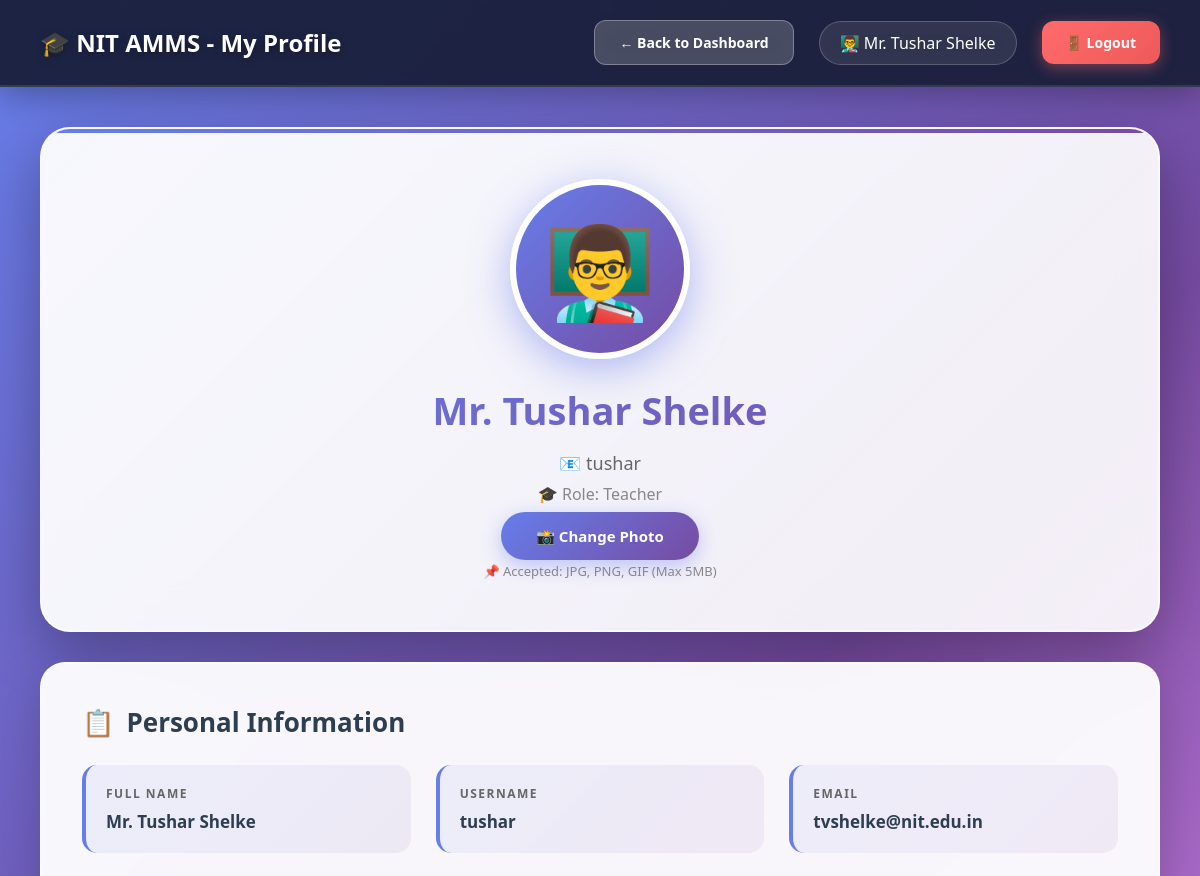
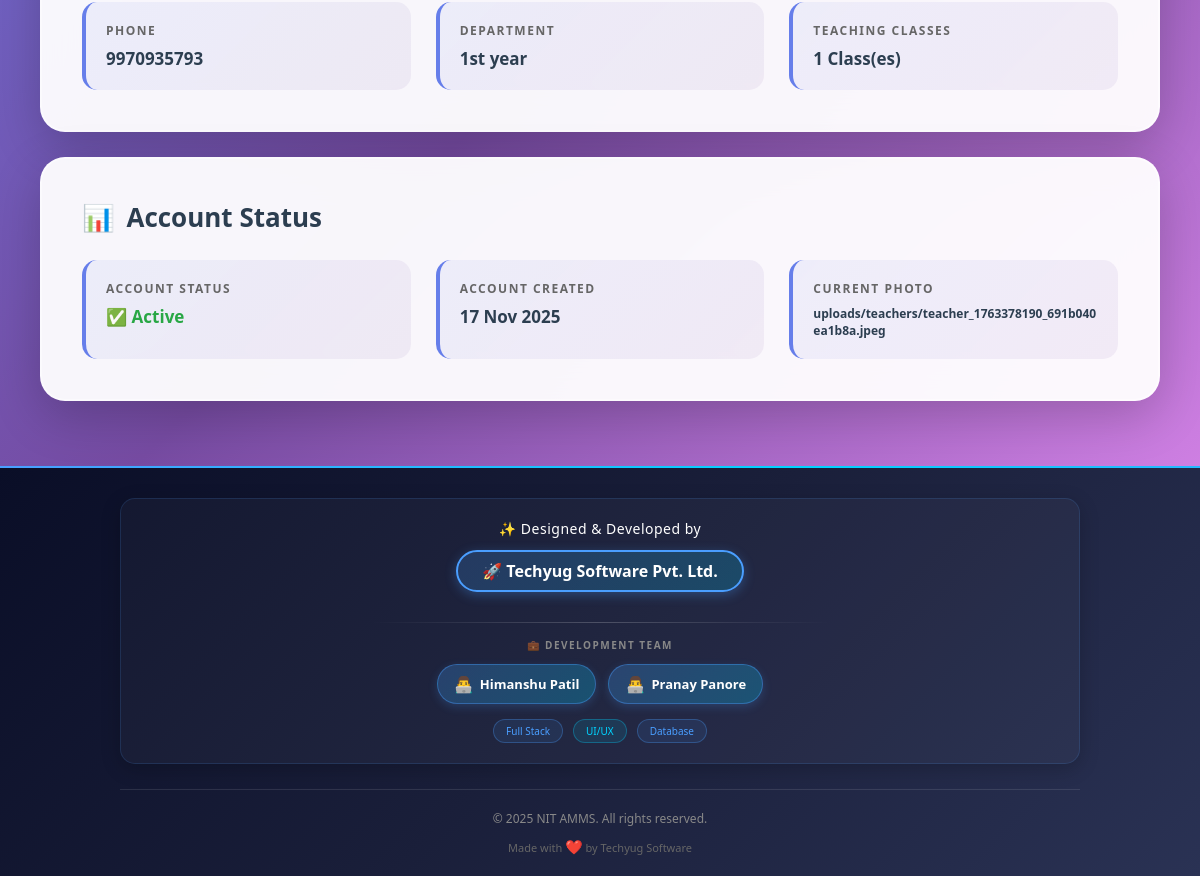
The page /teacher/profile.php (signed in) on the database its author committed (2 pictures, top to bottom).
### tables this page shows
CREATE TABLE `users` (
  `id` int(11) NOT NULL,
  `username` varchar(50) NOT NULL,
  `password` varchar(255) NOT NULL,
  `full_name` varchar(100) NOT NULL,
  `email` varchar(100) NOT NULL,
  `phone` varchar(15) DEFAULT NULL,
  `photo` varchar(255) DEFAULT NULL,
  `role` enum('admin','hod','teacher') NOT NULL,
  `department_id` int(11) DEFAULT NULL,
  `is_active` tinyint(1) DEFAULT 1,
  `created_at` timestamp NOT NULL DEFAULT current_timestamp()
);

CREATE TABLE `departments` (
  `id` int(11) NOT NULL,
  `dept_name` varchar(100) NOT NULL,
  `dept_code` varchar(20) NOT NULL,
  `hod_id` int(11) DEFAULT NULL,
  `created_at` timestamp NOT NULL DEFAULT current_timestamp()
);

### db.php (called while the page is built, shortened)
<?php
$conn = new mysqli(DB_HOST, DB_USER, DB_PASS, DB_NAME);
$conn->set_charset("utf8mb4");
$conn->query("SET time_zone = '+05:30'");
function isLoggedIn() {
    return isset($_SESSION['user_id']) && isset($_SESSION['role']);
}
function getCurrentUser() {
    global $conn;
    $user_id = $_SESSION['user_id'];
    $role = $_SESSION['role'];
    if ($role === 'student') {
        $query = "SELECT * FROM students WHERE id = ?";
    } elseif ($role === 'parent') {
        $query = "SELECT * FROM parents WHERE id = ?";
    } else {
        $query = "SELECT * FROM users WHERE id = ?";
    }
    $stmt = $conn->prepare($query);
    $stmt->bind_param("i", $user_id);
    $stmt->execute();
    $result = $stmt->get_result();
    return $result->fetch_assoc();
}
?>

### teacher/profile.php (the view, shortened to what this page needs)
<?php
require_once '../db.php';
$user = getCurrentUser();
$teacher_id = $user['id'];
$teacher_query = "SELECT u.*, d.dept_name,
                  (SELECT COUNT(*) FROM classes WHERE teacher_id = u.id) as class_count
                  FROM users u
                  LEFT JOIN departments d ON u.department_id = d.id
                  WHERE u.id = ?";
$stmt = $conn->prepare($teacher_query);
$stmt->bind_param("i", $teacher_id);
$stmt->execute();
$teacher = $stmt->get_result()->fetch_assoc();
?>
<!DOCTYPE html>
<html lang="en">
<head>
</head>
<body>
    <div class="particles">
    </div>
    <nav class="navbar">
        <div>
            <h1>🎓 NIT AMMS - My Profile</h1>
        </div>
        <div class="user-info">
            <a href="index.php" class="btn btn-secondary">← Back to Dashboard</a>
            <span>👨‍🏫 <?php echo htmlspecialchars($user['full_name']); ?></span>
            <a href="../logout.php" class="btn btn-danger">🚪 Logout</a>
        </div>
    </nav>
    <div class="main-content">
        <div class="profile-container">
            <div class="profile-header">
                <div class="profile-photo-container">
                    <?php if (!empty($teacher['photo']) && file_exists('../' . $teacher['photo'])): ?>
                        <img src="../<?php echo htmlspecialchars($teacher['photo']); ?>?v=<?php echo time(); ?>"
                             alt="Profile Photo"
                             class="profile-photo"
                             id="profilePhotoImg"
                             onerror="this.style.display='none'; document.getElementById('profilePhotoPlaceholder').style.display='flex';">
                    <?php else: ?>
                        <div class="profile-photo-placeholder" id="profilePhotoPlaceholder">
                            👨‍🏫
                        </div>
                    <?php endif; ?>
                </div>
                <h2 style="margin: 0 0 15px 0; font-size: 38px; font-weight: 800; background: linear-gradient(135deg, #667eea, #764ba2); -webkit-background-clip: text; -webkit-text-fill-color: transparent;">
                    <?php echo htmlspecialchars($teacher['full_name']); ?>
                </h2>
                <p style="font-size: 18px; color: #666; margin-bottom: 8px;">
                    📧 <?php echo htmlspecialchars($teacher['username']); ?>
                </p>
                <p style="font-size: 16px; color: #888;">
                    🎓 Role: Teacher
                </p>
                <form action="../upload_phototeacher.php"
                      method="POST"
                      enctype="multipart/form-data"
                      id="uploadForm">
                    <div class="upload-btn-wrapper">
                        <label for="photoInput" class="upload-btn">
                            <?php echo !empty($teacher['photo']) ? '📸 Change Photo' : '📸 Upload Photo'; ?>
                        </label>
                    </div>
                </form>
                <p style="font-size: 13px; margin-top: 15px; color: #888; font-weight: 500;">
                    📌 Accepted: JPG, PNG, GIF (Max 5MB)
                </p>
            </div>
            <div class="profile-info-card">
                <h3 style="color: #2c3e50; margin-bottom: 25px; font-size: 26px; font-weight: 800; display: flex; align-items: center; gap: 12px;">
                    <span>📋</span> Personal Information
                </h3>
                <div class="info-grid">
                    <div class="info-item">
                        <div class="info-label">Full Name</div>
                        <div class="info-value"><?php echo htmlspecialchars($teacher['full_name']); ?></div>
                    </div>
                    <div class="info-item">
                        <div class="info-label">Username</div>
                        <div class="info-value"><?php echo htmlspecialchars($teacher['username']); ?></div>
                    </div>
                    <div class="info-item">
                        <div class="info-label">Email</div>
                        <div class="info-value"><?php echo htmlspecialchars($teacher['email']); ?></div>
                    </div>
                    <div class="info-item">
                        <div class="info-label">Phone</div>
                        <div class="info-value"><?php echo htmlspecialchars($teacher['phone']); ?></div>
                    </div>
                    <div class="info-item">
                        <div class="info-label">Department</div>
                        <div class="info-value"><?php echo htmlspecialchars($teacher['dept_name'] ?? 'Not Assigned'); ?></div>
                    </div>
                    <div class="info-item">
                        <div class="info-label">Teaching Classes</div>
                        <div class="info-value"><?php echo $teacher['class_count']; ?> Class(es)</div>
                    </div>
                </div>
            </div>
            <div class="profile-info-card">
                <h3 style="color: #2c3e50; margin-bottom: 25px; font-size: 26px; font-weight: 800; display: flex; align-items: center; gap: 12px;">
                    <span>📊</span> Account Status
                </h3>
                <div class="info-grid">
                    <div class="info-item">
                        <div class="info-label">Account Status</div>
                        <div class="info-value">
                            <?php if ($teacher['is_active']): ?>
                                <span style="color: #28a745;">✅ Active</span>
                            <?php else: ?>
                                <span style="color: #dc3545;">❌ Inactive</span>
                            <?php endif; ?>
                        </div>
                    </div>
                    <div class="info-item">
                        <div class="info-label">Account Created</div>
                        <div class="info-value"><?php echo date('d M Y', strtotime($teacher['created_at'])); ?></div>
                    </div>
                    <div class="info-item">
                        <div class="info-label">Current Photo</div>
                        <div class="info-value" style="font-size: 12px; word-break: break-all;">
                            <?php echo !empty($teacher['photo']) ? htmlspecialchars($teacher['photo']) : 'No photo'; ?>
                        </div>
                    </div>
                </div>
            </div>
        </div>
    </div>
    <div style="background: linear-gradient(135deg, #0a0e27 0%, #1a1f3a 50%, #2a3254 100%); position: relative; overflow: hidden;">
        <div style="height: 2px; background: linear-gradient(90deg, #4a9eff, #00d4ff, #4a9eff, #00d4ff); background-size: 200% 100%;"></div>
        <div style="max-width: 1000px; margin: 0 auto; padding: 30px 20px 20px;">
            <div style="background: rgba(255, 255, 255, 0.03); padding: 20px 20px; border-radius: 15px; border: 1px solid rgba(74, 158, 255, 0.15); text-align: center; box-shadow: 0 5px 20px rgba(0, 0, 0, 0.2);">
                <p style="color: #ffffff; font-size: 14px; margin: 0 0 12px; font-weight: 500; letter-spacing: 0.5px; font-family: 'Segoe UI', Tahoma, Geneva, Verdana, sans-serif;">✨ Designed & Developed by</p>
                <a href="https://himanshufullstackdeveloper.github.io/techyugsoftware/" style="display: inline-block; color: #ffffff; font-size: 16px; font-weight: 700; text-decoration: none; padding: 8px 24px; border: 2px solid #4a9eff; border-radius: 30px; background: linear-gradient(135deg, rgba(74, 158, 255, 0.2), rgba(0, 212, 255, 0.2)); box-shadow: 0 3px 12px rgba(74, 158, 255, 0.3); margin-bottom: 15px; font-family: 'Segoe UI', Tahoma, Geneva, Verdana, sans-serif;">🚀 Techyug Software Pvt. Ltd.</a>
                <div style="width: 50%; height: 1px; background: linear-gradient(90deg, transparent, rgba(255, 255, 255, 0.2), transparent); margin: 15px auto;"></div>
                <p style="color: #888; font-size: 10px; margin: 0 0 12px; text-transform: uppercase; letter-spacing: 1.5px; font-weight: 600; font-family: 'Segoe UI', Tahoma, Geneva, Verdana, sans-serif;">💼 Development Team</p>
                <div style="display: flex; justify-content: center; gap: 12px; flex-wrap: wrap; margin-top: 12px;">
                    <a href="https://himanshufullstackdeveloper.github.io/portfoilohimanshu/" style="color: #ffffff; font-size: 13px; text-decoration: none; padding: 8px 16px; background: linear-gradient(135deg, rgba(74, 158, 255, 0.25), rgba(0, 212, 255, 0.25)); border-radius: 20px; border: 1px solid rgba(74, 158, 255, 0.4); display: inline-flex; align-items: center; gap: 6px; box-shadow: 0 3px 10px rgba(74, 158, 255, 0.2); font-family: 'Segoe UI', Tahoma, Geneva, Verdana, sans-serif;"><span style="font-size: 16px;">👨‍💻</span><span style="font-weight: 600;">Himanshu Patil</span></a>
                    <a href="https://devpranaypanore.github.io/Pranaypanore-live-.html/" style="color: #ffffff; font-size: 13px; text-decoration: none; padding: 8px 16px; background: linear-gradient(135deg, rgba(74, 158, 255, 0.25), rgba(0, 212, 255, 0.25)); border-radius: 20px; border: 1px solid rgba(74, 158, 255, 0.4); display: inline-flex; align-items: center; gap: 6px; box-shadow: 0 3px 10px rgba(74, 158, 255, 0.2); font-family: 'Segoe UI', Tahoma, Geneva, Verdana, sans-serif;"><span style="font-size: 16px;">👨‍💻</span><span style="font-weight: 600;">Pranay Panore</span></a>
                </div>
                <div style="margin-top: 15px; display: flex; justify-content: center; gap: 10px; flex-wrap: wrap;">
                    <span style="color: #4a9eff; font-size: 10px; padding: 4px 12px; background: rgba(74, 158, 255, 0.1); border-radius: 12px; border: 1px solid rgba(74, 158, 255, 0.3); font-family: 'Segoe UI', Tahoma, Geneva, Verdana, sans-serif;">Full Stack</span>
                    <span style="color: #00d4ff; font-size: 10px; padding: 4px 12px; background: rgba(0, 212, 255, 0.1); border-radius: 12px; border: 1px solid rgba(0, 212, 255, 0.3); font-family: 'Segoe UI', Tahoma, Geneva, Verdana, sans-serif;">UI/UX</span>
                    <span style="color: #4a9eff; font-size: 10px; padding: 4px 12px; background: rgba(74, 158, 255, 0.1); border-radius: 12px; border: 1px solid rgba(74, 158, 255, 0.3); font-family: 'Segoe UI', Tahoma, Geneva, Verdana, sans-serif;">Database</span>
                </div>
            </div>
            <div style="margin-top: 25px; padding-top: 20px; border-top: 1px solid rgba(255, 255, 255, 0.1); text-align: center;">
                <p style="color: #888; font-size: 12px; margin: 0 0 10px; font-family: 'Segoe UI', Tahoma, Geneva, Verdana, sans-serif;">© 2025 NIT AMMS. All rights reserved.</p>
                <p style="color: #666; font-size: 11px; margin: 0; font-family: 'Segoe UI', Tahoma, Geneva, Verdana, sans-serif;">Made with <span style="color: #ff4757; font-size: 14px;">❤️</span> by Techyug Software</p>
            </div>
        </div>
    </div>
</body>
</html>

### teacher/profile.php (style rules this page uses)
* { margin: 0; padding: 0; box-sizing: border-box; }
body { background: linear-gradient(135deg, #667eea 0%, #764ba2 50%, #f093fb 100%); min-height: 100vh; font-family: 'Segoe UI', Tahoma, Geneva, Verdana, sans-serif; position: relative; overflow-x: hidden; }
.particles { position: fixed; top: 0; left: 0; width: 100%; height: 100%; z-index: 0; pointer-events: none; }
.navbar { background: rgba(26, 31, 58, 0.95); backdrop-filter: blur(20px); padding: 20px 40px; display: flex; justify-content: space-between; align-items: center; box-shadow: 0 8px 32px rgba(0, 0, 0, 0.3); border-bottom: 2px solid rgba(255, 255, 255, 0.1); position: sticky; top: 0; z-index: 1000; }
.navbar h1 { color: white; font-size: 24px; font-weight: 700; text-shadow: 0 2px 10px rgba(0, 0, 0, 0.3); }
.user-info { display: flex; align-items: center; gap: 25px; color: white; }
.user-info span { background: rgba(255, 255, 255, 0.1); padding: 10px 20px; border-radius: 50px; backdrop-filter: blur(10px); border: 1px solid rgba(255, 255, 255, 0.2); }
.main-content { padding: 40px; max-width: 1200px; margin: 0 auto; position: relative; z-index: 1; }
.profile-container { animation: fadeIn 0.8s ease-out; }
.profile-header { background: linear-gradient(135deg, rgba(255, 255, 255, 0.95) 0%, rgba(255, 255, 255, 0.9) 100%); backdrop-filter: blur(20px); border-radius: 30px; padding: 50px; color: #2c3e50; text-align: center; margin-bottom: 30px; box-shadow: 0 20px 60px rgba(0, 0, 0, 0.3); border: 2px solid rgba(255, 255, 255, 0.5); position: relative; overflow: hidden; }
.profile-header::before { content: ''; position: absolute; top: 0; left: 0; width: 100%; height: 4px; background: linear-gradient(90deg, #667eea, #764ba2, #f093fb); background-size: 200% 100%; animation: gradientShift 3s ease infinite; }
.profile-photo-container { position: relative; width: 180px; height: 180px; margin: 0 auto 25px; animation: zoomIn 0.6s ease-out; }
.profile-photo-placeholder { width: 180px; height: 180px; border-radius: 50%; background: linear-gradient(135deg, #667eea, #764ba2); display: flex; align-items: center; justify-content: center; font-size: 90px; border: 6px solid white; box-shadow: 0 10px 40px rgba(102, 126, 234, 0.5); }
.upload-btn-wrapper { position: relative; display: inline-block; margin-top: 20px; }
.upload-btn { background: linear-gradient(135deg, #667eea, #764ba2); color: white; padding: 14px 35px; border-radius: 30px; font-weight: 700; border: none; cursor: pointer; transition: all 0.3s; box-shadow: 0 6px 20px rgba(102, 126, 234, 0.4); font-size: 15px; }
.profile-info-card { background: rgba(255, 255, 255, 0.95); backdrop-filter: blur(20px); border-radius: 25px; padding: 40px; margin-bottom: 25px; box-shadow: 0 15px 50px rgba(0, 0, 0, 0.2); border: 2px solid rgba(255, 255, 255, 0.5); transition: transform 0.3s ease; }
.info-grid { display: grid; grid-template-columns: repeat(auto-fit, minmax(280px, 1fr)); gap: 25px; margin-top: 25px; }
.info-item { padding: 20px; background: linear-gradient(135deg, rgba(102, 126, 234, 0.08), rgba(118, 75, 162, 0.08)); border-radius: 15px; border-left: 4px solid #667eea; transition: all 0.3s ease; }
.info-label { font-size: 12px; color: #666; text-transform: uppercase; letter-spacing: 1.5px; margin-bottom: 8px; font-weight: 600; }
.info-value { font-size: 17px; font-weight: 700; color: #2c3e50; }
.btn { padding: 12px 24px; border-radius: 12px; text-decoration: none; font-weight: 600; transition: all 0.3s; display: inline-block; border: none; cursor: pointer; font-size: 14px; }
.btn-secondary { background: rgba(255, 255, 255, 0.2); color: white; backdrop-filter: blur(10px); border: 1px solid rgba(255, 255, 255, 0.3); }
.btn-danger { background: linear-gradient(135deg, #ff6b6b, #ee5a5a); color: white; box-shadow: 0 4px 15px rgba(255, 107, 107, 0.4); }

### rows shown on the page
users: full_name "Mr. Tushar Shelke", username "tushar", email "tvshelke@nit.edu.in", phone "9970935793", department.dept_name "1st year", created_at "17 Nov 2025", photo "uploads/teachers/teacher_1763378190_691b040ea1b8a.jpeg"

### other values the page prints
$teacher['class_count'] "1"
